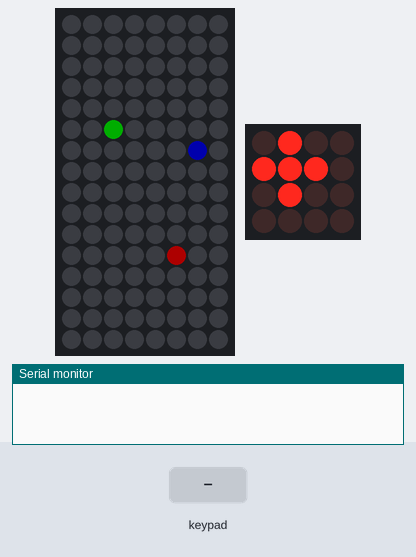
This sketch was run on a simulated Arduino Uno, built with avr-gcc and run on an emulated ATmega328P. Parts: 8×16 RGB LED matrix (first LED top left, wired row by row), 4×4 LED matrix, the last lines printed to the serial monitor. The inputs (shaded band) are chosen by the test bench. Dim RGB values are drawn brighter than linear.

Above: at 2.3 s.
2.4 s: keypad keys 1 2 3 4 A pressed 0.4 s apart
At 4.7 s:
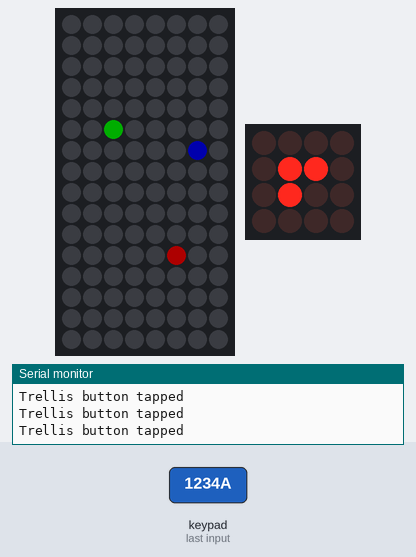
5.9 s: key '0' pressed
At 6.0 s:
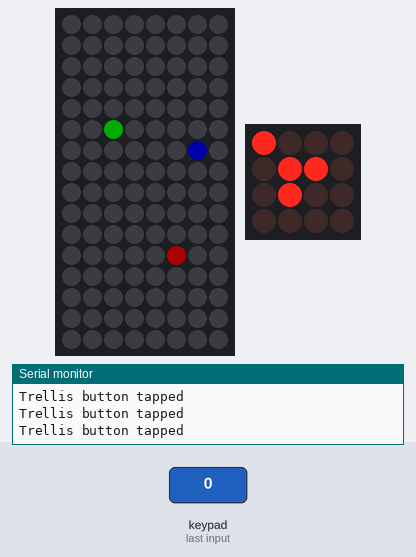
7.5 s: keypad keys 1 3 9 7 A pressed 0.4 s apart
At 9.7 s:
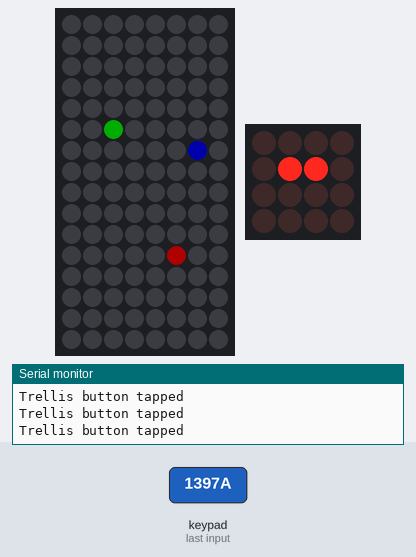
11.0 s: keypad keys 1 2 3 4 D pressed 0.4 s apart
At 11.1 s:
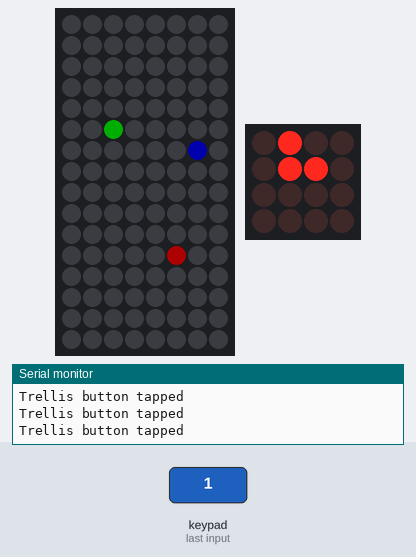
14.5 s: key '5' pressed
At 15.6 s:
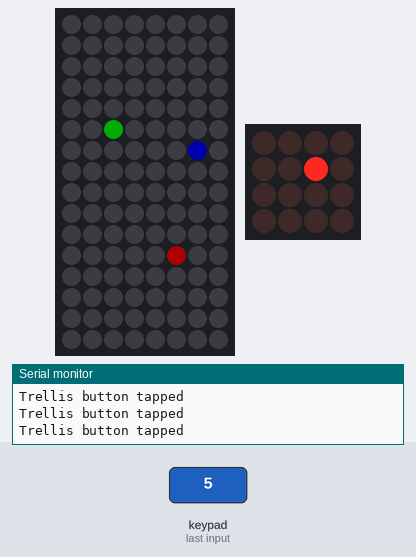
16.2 s: keypad keys 1 3 9 7 D pressed 0.4 s apart
At 16.31 s:
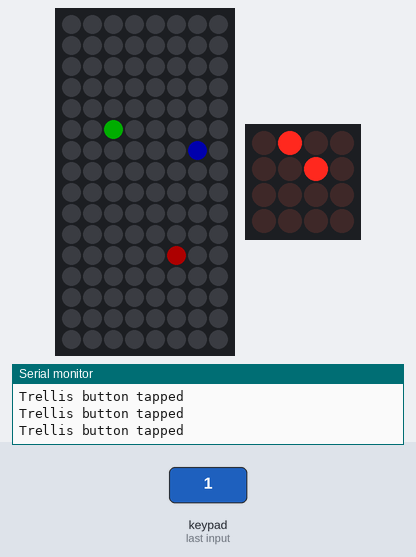
Timing chart, 0 to 19.2 s (numbered marks = the images above; inputs shaded):
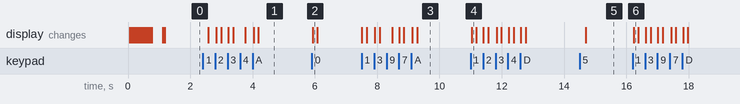

Measured:
- after the input at 2.4 s, the display: first changes after 0.17 s (image 1 shows a later state)
- after the input at 5.9 s, the display: changes at once (image 2)
- after the input at 7.5 s, the display: first changes at once (image 3 shows a later state)
- after the input at 11.0 s, the display: changes at once (image 4)
- after the input at 14.5 s, the display: changes after 0.20 s (image 5)
- after the input at 16.2 s, the display: changes at once (image 6)

The sketch:

matrixtest.ino
```cpp
#include <Adafruit_GFX.h>
#include <Adafruit_NeoMatrix.h>
#include <Adafruit_NeoPixel.h>
#include <Wire.h>
#include "Adafruit_Trellis.h"

#ifndef PSTR
 #define PSTR // Make Arduino Due happy
#endif

#define PIN 6

Adafruit_NeoMatrix matrix = Adafruit_NeoMatrix(8, 16, PIN,
  NEO_MATRIX_TOP     + NEO_MATRIX_RIGHT +
  NEO_MATRIX_COLUMNS + NEO_MATRIX_PROGRESSIVE,
  NEO_GRB            + NEO_KHZ800);

Adafruit_Trellis matrix0 = Adafruit_Trellis();
Adafruit_TrellisSet trellis =  Adafruit_TrellisSet(&matrix0);

#define NUMTRELLIS 1

#define numKeys (NUMTRELLIS * 16)

uint8_t buttons[] = {1,4,5,6,9};

// Connect Trellis Vin to 5V and Ground to ground.
// Connect the INT wire to pin #A2 (can change later!)
#define INTPIN A2

const uint16_t colors[] = {
  matrix.Color(255, 0, 0), matrix.Color(0, 255, 0), matrix.Color(0, 0, 255) };

void setup() {

  Serial.begin(115200);

  matrix.begin();
  matrix.setBrightness(50);

  trellis.begin(0x70);  // only one
  for (uint8_t i=0; i<numKeys; i++) {
    trellis.setLED(i);
    trellis.writeDisplay();
    delay(50);
  }
  // then turn them off
  for (uint8_t i=0; i<numKeys; i++) {
    trellis.clrLED(i);
    trellis.writeDisplay();
    delay(20);
  }

  for (int i=0; i<sizeof(buttons); i++)
  {
    trellis.setLED(buttons[i]);
  }
    trellis.writeDisplay();
}

int pixelNumber(int x, int y)
{
  return y*8+x;
}

void loop() {
  delay(30);

  if (trellis.readSwitches())
  {
    Serial.println("Trellis button tapped");
    for (uint8_t i=0; i<numKeys; i++)
    {
      if (trellis.justPressed(i))
      {
        trellis.setLED(i);
      }
      if (trellis.justReleased(i))
      {
        trellis.clrLED(i);
      }
    }
    trellis.writeDisplay();
  }

  matrix.setPixelColor(pixelNumber(5,10),0x00ff00);
  matrix.setPixelColor(pixelNumber(3,5),0xff0000);
  matrix.setPixelColor(pixelNumber(6,2),0x0000ff);
  matrix.show();

//  for (int x = 0; x < 8; x++)
//  {
//    for (int y=0; y < 16; y++)
//    {
//      matrix.setPixelColor(pixelNumber(x,y),0xff0000);
//      matrix.show();
//      delay(10);
//    }
//  }
}
```
